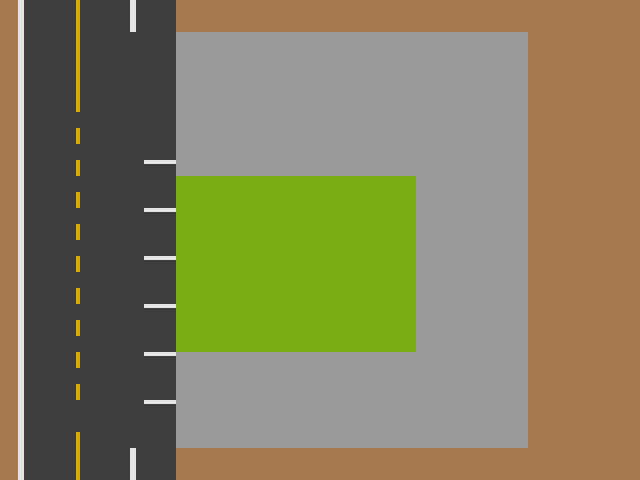

A level layout from a 2D game, rendered from its tile map. Below: a short description, then the map file with its tile-grid data intact:
An orthogonal 40x30 tile map with 16x16 px tiles, 1 tile layer (Tile Layer 1) and 6 objects.

<map version="1.2" tiledversion="1.2.4" orientation="orthogonal" renderorder="right-down" width="40" height="30" tilewidth="16" tileheight="16" infinite="0" nextlayerid="4" nextobjectid="15">
 <tileset firstgid="1" name="tile" tilewidth="16" tileheight="16" spacing="2" margin="1" tilecount="2209" columns="47">
  <image source="Tileset.png" width="854" height="860" />
  <tile id="1121">
   <properties>
    <property name="blocked" value="" />
   </properties>
  </tile>
 </tileset>
 <layer id="1" name="Tile Layer 1" width="40" height="30">
  <data encoding="csv">
524,382,1073743005,1073743005,1073742100,1073742384,1073743005,1306,1166,950,384,524,524,524,524,524,524,524,524,524,524,524,524,524,524,524,524,524,524,524,524,524,524,524,524,524,524,524,524,524,
571,382,1073743005,1073743005,1073742100,1073742384,1073743005,1306,1166,950,384,524,524,524,524,524,524,524,524,524,524,524,524,524,571,571,524,524,524,524,524,524,524,524,571,571,571,571,571,571,
618,382,1073743005,1073743005,1073742100,1073742384,1073743005,1306,604,950,384,92,92,92,92,92,92,92,92,92,92,92,92,92,92,92,92,92,92,92,92,92,92,524,524,524,524,524,524,524,
665,382,1073743005,1073743005,276,1073742384,1073743005,1307,604,950,384,92,92,92,92,92,92,92,92,92,92,92,92,92,92,92,92,92,92,92,92,92,92,571,571,571,571,571,453,571,
665,382,1073743005,1073743005,276,1073742384,1073743005,1307,604,950,384,92,92,92,92,92,92,92,92,92,92,92,92,92,92,92,92,92,92,92,92,92,92,618,618,618,618,618,453,618,
618,382,1073743005,1073743005,276,1073742384,1073743005,1307,604,950,384,1499,1499,1499,1499,1499,1499,1499,1499,1499,1499,1499,1499,1499,1499,1499,1499,1499,1499,1499,1499,1452,92,453,453,453,665,453,453,453,
665,382,1073743005,1073743005,276,1073742384,1073743005,1354,604,950,384,1499,1499,1499,1499,1499,1499,1499,1499,1499,1499,1499,1499,1499,1499,1499,1499,1499,1499,1499,1499,1499,92,453,453,453,453,453,453,453,
665,382,1073743005,1073743005,1072,1072,1073743005,1181,604,950,384,1499,1499,1499,1499,1499,1781,1781,1781,1781,1781,1781,1781,1781,1781,1781,1499,1499,1499,1499,1499,1499,92,453,453,453,453,453,453,453,
665,382,1073743005,1073743005,276,1073743005,1073743005,1181,604,950,384,92,1499,1499,1499,1499,1828,1828,1828,1828,1828,1828,1828,1828,1828,1828,1828,1499,1499,1499,1499,1499,92,453,453,453,453,453,453,453,
665,382,1073743005,1073743005,1072,1073742384,1073743005,1181,604,950,384,92,92,92,92,92,92,92,92,92,92,92,92,92,92,92,92,92,1499,1499,1499,1499,92,453,453,453,453,453,453,453,
665,382,1073743005,1073743005,1073742100,1073742384,1073743005,950,950,1120,1120,92,92,92,92,92,92,92,92,92,92,92,92,92,92,92,92,1499,1499,1499,1499,1499,92,453,453,453,453,453,453,453,
665,382,1073743005,1073743005,1073742102,950,950,950,950,950,384,1246,1246,1246,1246,1246,1246,1246,1246,1246,1246,1246,1246,1246,1267,1267,92,1827,1499,1499,1499,1499,92,453,453,453,453,453,453,453,
665,382,1073743005,1073743005,1073742100,1073742384,950,950,950,950,384,1246,1246,1246,1246,1246,1246,1246,1246,1246,1246,1246,1246,1246,1267,1267,92,1827,1499,1499,1499,1499,92,453,453,453,453,453,453,453,
665,382,1073743005,1073743005,1073743005,950,950,950,950,1120,1120,1246,1246,1246,1246,1246,1246,1246,1246,1246,1246,1246,1246,1246,1267,1267,92,1827,1828,1499,1499,1499,92,453,453,453,453,453,453,453,
571,382,1073743005,1073743005,1073742053,950,950,950,950,950,384,1246,1246,1246,1246,1246,1246,1246,1246,1246,1246,1246,1246,1246,1267,1267,92,1827,1828,1499,1499,1499,92,453,453,453,453,453,453,453,
618,382,1073743005,1073743005,1073743005,1073743005,1073743005,1181,950,950,384,1246,1246,1246,1246,1246,1246,1246,1246,1246,1246,1246,1246,1246,1267,1267,92,1827,1499,1499,1499,1499,92,453,453,453,453,453,453,453,
665,382,1073743005,1073743005,276,1073743005,838,950,950,1120,1120,1246,1246,1246,1246,1246,1246,1246,1246,1246,1246,1246,1246,1246,1267,1267,92,1827,1499,1499,1499,1499,92,453,453,453,453,453,453,453,
665,382,1181,1181,1181,1181,1181,950,950,950,384,1246,1246,1246,1246,1246,1246,1246,1246,1246,1246,1246,1246,1246,1267,1267,92,1827,1828,1499,1499,1499,92,453,453,453,453,453,453,453,
665,382,1181,1181,276,1181,1181,950,950,950,384,1246,1246,1246,1246,1246,1246,1246,1246,1246,1246,1246,1246,1314,1267,1267,92,1827,1828,1499,1499,1499,92,453,453,453,453,453,453,453,
665,382,1181,1181,1181,1181,1181,950,950,1120,1120,1246,1246,1246,1246,1246,1246,1246,1246,1246,1246,1246,1246,1314,1267,1267,92,1827,1828,1499,1499,1499,92,453,453,453,453,453,453,453,
665,382,1306,1181,229,560,1181,1181,950,950,384,1246,1246,1246,1246,1246,1246,1246,1246,1246,1246,1246,1246,1314,1267,1267,92,1827,1828,1499,1499,1499,92,453,453,453,453,453,453,453,
665,382,1306,1181,1181,560,1181,1181,950,950,384,1246,1246,1246,1246,1246,1246,1246,1314,1314,1314,1314,1314,1267,1267,1267,92,1827,1828,1499,1499,1499,92,453,453,453,453,453,453,453,
665,382,1306,1181,276,560,1181,950,950,1120,1120,92,92,92,92,92,92,92,92,92,92,92,92,92,92,92,92,1827,1828,1499,1499,1499,92,453,453,453,453,453,453,453,
665,382,1306,1181,278,560,1181,1181,950,950,384,92,92,92,92,92,92,92,92,92,92,92,92,92,92,92,92,1827,1828,1499,1499,1499,92,453,453,453,453,453,453,453,
665,382,1306,1181,323,560,1181,1181,950,950,384,92,92,92,1499,1499,1499,1452,1499,1499,1499,1499,1499,1499,1499,92,92,92,92,92,92,92,92,453,453,453,453,453,453,453,
665,382,1306,1181,886,560,950,950,950,1120,1120,92,92,92,1499,1499,1499,1499,1499,1499,1499,1499,1499,1499,1499,1499,1499,1499,1499,1499,1499,1452,92,453,453,453,453,453,453,453,
665,382,1306,1181,1072,560,950,950,604,950,384,92,92,92,92,92,92,1499,1499,1499,1499,1499,1499,1499,1499,1499,1499,92,92,92,92,1499,92,453,453,453,453,453,453,453,
665,382,1306,1181,323,560,950,950,604,950,384,92,92,92,92,92,92,92,92,92,92,92,92,92,92,92,92,92,92,92,92,92,92,453,453,453,453,453,453,453,
665,382,1306,1181,323,560,1181,950,1166,950,384,453,453,453,453,453,453,453,453,453,453,453,453,453,453,453,453,453,453,453,453,453,453,453,453,453,453,453,453,453,
665,382,1306,1181,323,560,1181,1181,1166,950,384,453,453,453,453,453,453,453,453,453,453,453,453,453,453,453,453,453,453,453,453,453,453,453,453,453,453,453,453,453
</data>
 </layer>
 <objectgroup id="2" name="Collisions">
  <object id="2" x="178.5" y="1.5" width="292" height="475" />
  <object id="7" x="0.5" y="1.5" width="14.5" height="476" />
 </objectgroup>
 <objectgroup id="3" name="roadLines">
  <object id="8" x="76.5" y="435" width="2.5" height="44" />
  <object id="9" x="76.7273" y="0.272727" width="2.63636" height="110.818" />
  <object id="10" x="130.375" y="0.25" width="4.625" height="29.875" />
  <object id="14" x="130.727" y="450.182" width="4.18182" height="27.0909" />
 </objectgroup>
</map>
